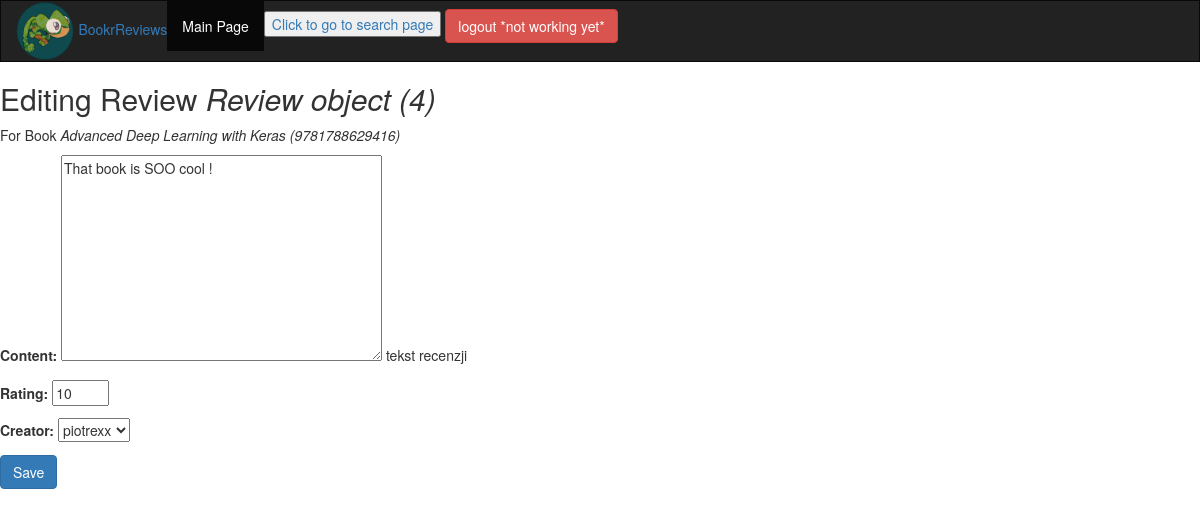
The app's page /books/1/reviews/4/, older data.
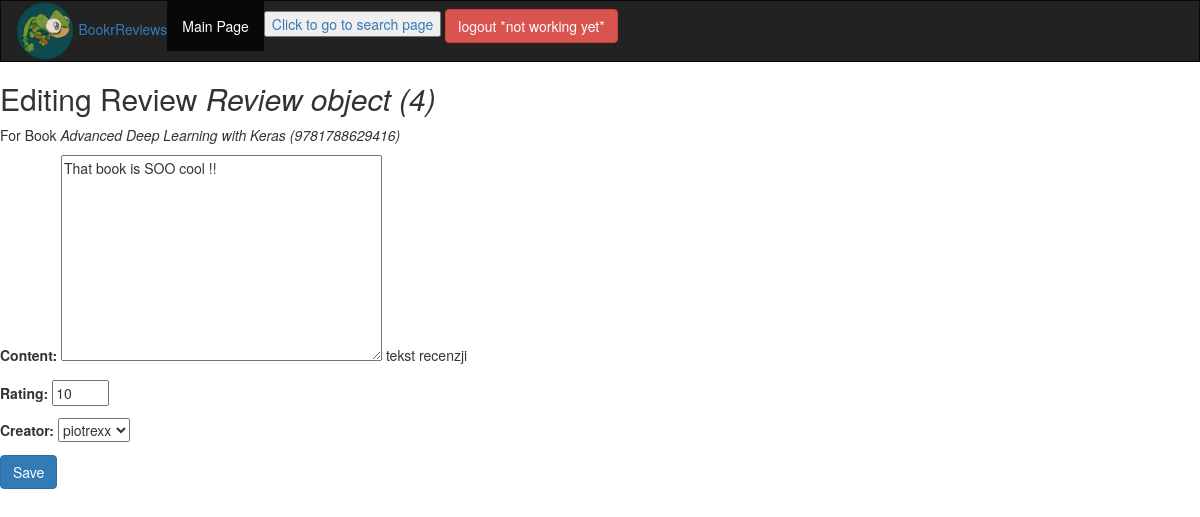
The same page, newer data.
### myapp/models.py (models this page shows)
class Review(models.Model):
    content = models.TextField(help_text="tekst recenzji", max_length=100)
    rating = models.IntegerField(help_text="ocena użytkownika od 0 do 10") #,validators=[MaxValueValidator(10), MinValueValidator(0)]
    date_created = models.DateField(auto_now_add=True, help_text="Data i czas powstania recenzji")
    date_edited = models.DateField(null=True, help_text="Data i czas ostatniej edycji recenzji")
    creator = models.ForeignKey(auth.get_user_model(), on_delete=models.CASCADE)
    book = models.ForeignKey(Book, on_delete=models.CASCADE, help_text="Recenzowana książka")

class Book(models.Model):
    title = models.CharField(max_length=70, help_text="tytuł książki")
    publication_date = models.DateField(verbose_name="Data publikacji książki")
    isbn = models.CharField(max_length=20,verbose_name="number ISBN książki")
    publisher = models.ForeignKey(Publisher, on_delete=models.CASCADE)
    contributors = models.ManyToManyField('Contributor',through="BookContributor")
    def __str__(self):
        return "{} ({})".format(self.title, self.isbn)

### myapp/views.py (the view)
# urls.py: path('books/<int:book_pk>/reviews/<int:review_pk>/', views.reviews_post, name='review_edit'),
def reviews_post(request, book_pk, review_pk=None):
    book = get_object_or_404(Book, pk=book_pk)
    if review_pk is not None:
        review = get_object_or_404(Review, book_id=book_pk, pk=review_pk)
    else:
        review = None
    if request.method == "POST":
        form = ReviewsForm(request.POST, instance=review)
        if form.is_valid():
            updated_review = form.save(False)
            updated_review.book = book
            if review is None:
                messages.success(request, "Review for \"{}\" created.".format(book))
            else:
                updated_review.date_edited = timezone.now()
                messages.success(request, "Review for \"{}\" updated.".format(book))
            updated_review.save()
            return redirect("Detail", book.pk)
    else:
        form = ReviewsForm(instance=review)
    return render(request, "review_form.html",
                  {"form": form,
                   "instance": review,
                   "model_type": "Review",
                   "related_instance": book,
                   "related_model_type": "Book"
                   })

### myapp/forms.py
class ReviewsForm(forms.ModelForm):
   rating = forms.IntegerField(max_value=10,min_value=0)
   class Meta:
      model = Review
      exclude = ["date_edited", "book"]

### myapp/templates/review_form.html (shortened to what this page needs)
{% extends 'base.html' %}
{% block content %}
<h2>
    {% if instance %}
        Editing {{ model_type }} <em>{{ instance }}</em>
    {% else %}
        New {{ model_type }}
    {% endif %}
</h2>
{% if related_instance and related_model_type %}
  <p>For {{ related_model_type }} <em>{{ related_instance }}</em></p>
{% endif %}
<form method="post">
    {{ form.as_p }}
    <button type="submit" class="btn btn-primary">
        {% if instance %}Save{% else %}Create{% endif %}
    </button>
</form>
{% endblock %}

### myapp/templates/base.html (shortened to what this page needs)
<!DOCTYPE html>
{% load static %}
<html lang="en">
<head>
    <link rel="stylesheet" href="https://maxcdn.bootstrapcdn.com/bootstrap/3.4.1/css/bootstrap.min.css">
    <link rel="stylesheet" href="{% static 'main.css' %}">
</head>
<body>
    <nav class="navbar navbar-inverse">
    <div class="container-fluid">
      <div class="navbar-header">
        <a href="/"><img src="{% static 'logo/logo.png'%}"> <span>Bookr<span>Reviews</span></span></a>
      </div>
      <ul class="nav navbar-nav">
        <li class="active"><a href="/">Main Page</a></li>
      </ul>
      <a href="/"><button>Click to go to search page</button></a>
      <button class="btn btn-danger navbar-btn">logout *not working yet*</button>
    </div>
  </nav>
    {% block content %}{% endblock %}
</body>
</html>

### myapp/static/main.css (style rules this page uses)
.navbar { border-radius: 0; }
a > img { height: 60px; }

Row changes from the older to the newer data that the page shows:
changed Review "Review object (4)": content "That book is SOO cool !" → "That book is SOO cool !!"
